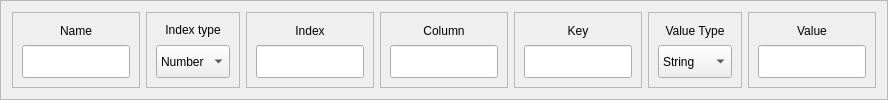
             <widget class="QFrame" name="frame_113">
              <property name="sizePolicy">
               <sizepolicy hsizetype="Preferred" vsizetype="Preferred">
                <horstretch>0</horstretch>
                <verstretch>2</verstretch>
               </sizepolicy>
              </property>
              <property name="frameShape">
               <enum>QFrame::StyledPanel</enum>
              </property>
              <property name="frameShadow">
               <enum>QFrame::Raised</enum>
              </property>
              <layout class="QHBoxLayout" name="horizontalLayout_28">
               <item>
                <widget class="QFrame" name="frame_114">
                 <property name="sizePolicy">
                  <sizepolicy hsizetype="Preferred" vsizetype="Preferred">
                   <horstretch>2</horstretch>
                   <verstretch>0</verstretch>
                  </sizepolicy>
                 </property>
                 <property name="frameShape">
                  <enum>QFrame::StyledPanel</enum>
                 </property>
                 <property name="frameShadow">
                  <enum>QFrame::Raised</enum>
                 </property>
                 <layout class="QVBoxLayout" name="verticalLayout_112">
                  <item>
                   <widget class="QLabel" name="label_107">
                    <property name="sizePolicy">
                     <sizepolicy hsizetype="Preferred" vsizetype="Preferred">
                      <horstretch>0</horstretch>
                      <verstretch>1</verstretch>
                     </sizepolicy>
                    </property>
                    <property name="text">
                     <string>Name</string>
                    </property>
                    <property name="textFormat">
                     <enum>Qt::AutoText</enum>
                    </property>
                    <property name="alignment">
                     <set>Qt::AlignCenter</set>
                    </property>
                   </widget>
                  </item>
                  <item>
                   <widget class="QLineEdit" name="lineEdit_76">
                    <property name="sizePolicy">
                     <sizepolicy hsizetype="Preferred" vsizetype="Preferred">
                      <horstretch>1</horstretch>
                      <verstretch>2</verstretch>
                     </sizepolicy>
                    </property>
                   </widget>
                  </item>
                 </layout>
                </widget>
               </item>
               <item>
                <widget class="QFrame" name="frame_115">
                 <property name="sizePolicy">
                  <sizepolicy hsizetype="Preferred" vsizetype="Preferred">
                   <horstretch>1</horstretch>
                   <verstretch>0</verstretch>
                  </sizepolicy>
                 </property>
                 <property name="frameShape">
                  <enum>QFrame::StyledPanel</enum>
                 </property>
                 <property name="frameShadow">
                  <enum>QFrame::Raised</enum>
                 </property>
                 <layout class="QVBoxLayout" name="verticalLayout_113">
                  <item>
                   <widget class="QLabel" name="label_108">
                    <property name="sizePolicy">
                     <sizepolicy hsizetype="Preferred" vsizetype="Preferred">
                      <horstretch>0</horstretch>
                      <verstretch>1</verstretch>
                     </sizepolicy>
                    </property>
                    <property name="text">
                     <string>&lt;html&gt;&lt;head/&gt;&lt;body&gt;&lt;p&gt;&lt;span style=&quot; font-size:9pt;&quot;&gt;Index type&lt;/span&gt;&lt;/p&gt;&lt;/body&gt;&lt;/html&gt;</string>
                    </property>
                    <property name="textFormat">
                     <enum>Qt::AutoText</enum>
                    </property>
                    <property name="alignment">
                     <set>Qt::AlignCenter</set>
                    </property>
                   </widget>
                  </item>
                  <item>
                   <widget class="QComboBox" name="comboBox_32">
                    <property name="sizePolicy">
                     <sizepolicy hsizetype="Preferred" vsizetype="Preferred">
                      <horstretch>1</horstretch>
                      <verstretch>2</verstretch>
                     </sizepolicy>
                    </property>
                    <item>
                     <property name="text">
                      <string>Number</string>
                     </property>
                    </item>
                    <item>
                     <property name="text">
                      <string>Array</string>
                     </property>
                    </item>
                   </widget>
                  </item>
                 </layout>
                </widget>
               </item>
               <item>
                <widget class="QFrame" name="frame_116">
                 <property name="sizePolicy">
                  <sizepolicy hsizetype="Preferred" vsizetype="Preferred">
                   <horstretch>2</horstretch>
                   <verstretch>0</verstretch>
                  </sizepolicy>
                 </property>
                 <property name="frameShape">
                  <enum>QFrame::StyledPanel</enum>
                 </property>
                 <property name="frameShadow">
                  <enum>QFrame::Raised</enum>
                 </property>
                 <layout class="QVBoxLayout" name="verticalLayout_114">
                  <item>
                   <widget class="QLabel" name="label_109">
                    <property name="sizePolicy">
                     <sizepolicy hsizetype="Preferred" vsizetype="Preferred">
                      <horstretch>0</horstretch>
                      <verstretch>1</verstretch>
                     </sizepolicy>
                    </property>
                    <property name="text">
                     <string>Index</string>
                    </property>
                    <property name="textFormat">
                     <enum>Qt::AutoText</enum>
                    </property>
                    <property name="alignment">
                     <set>Qt::AlignCenter</set>
                    </property>
                   </widget>
                  </item>
                  <item>
                   <widget class="QLineEdit" name="lineEdit_77">
                    <property name="sizePolicy">
                     <sizepolicy hsizetype="Expanding" vsizetype="Preferred">
                      <horstretch>1</horstretch>
                      <verstretch>2</verstretch>
                     </sizepolicy>
                    </property>
                   </widget>
                  </item>
                 </layout>
                </widget>
               </item>
               <item>
                <widget class="QFrame" name="frame_117">
                 <property name="sizePolicy">
                  <sizepolicy hsizetype="Preferred" vsizetype="Preferred">
                   <horstretch>2</horstretch>
                   <verstretch>0</verstretch>
                  </sizepolicy>
                 </property>
                 <property name="frameShape">
                  <enum>QFrame::StyledPanel</enum>
                 </property>
                 <property name="frameShadow">
                  <enum>QFrame::Raised</enum>
                 </property>
                 <layout class="QVBoxLayout" name="verticalLayout_115">
                  <item>
                   <widget class="QLabel" name="label_110">
                    <property name="sizePolicy">
                     <sizepolicy hsizetype="Preferred" vsizetype="Preferred">
                      <horstretch>0</horstretch>
                      <verstretch>1</verstretch>
                     </sizepolicy>
                    </property>
                    <property name="text">
                     <string>Column</string>
                    </property>
                    <property name="textFormat">
                     <enum>Qt::AutoText</enum>
                    </property>
                    <property name="alignment">
                     <set>Qt::AlignCenter</set>
                    </property>
                   </widget>
                  </item>
                  <item>
                   <widget class="QLineEdit" name="lineEdit_78">
                    <property name="sizePolicy">
                     <sizepolicy hsizetype="Expanding" vsizetype="Preferred">
                      <horstretch>1</horstretch>
                      <verstretch>2</verstretch>
                     </sizepolicy>
                    </property>
                   </widget>
                  </item>
                 </layout>
                </widget>
               </item>
               <item>
                <widget class="QFrame" name="frame_118">
                 <property name="sizePolicy">
                  <sizepolicy hsizetype="Preferred" vsizetype="Preferred">
                   <horstretch>2</horstretch>
                   <verstretch>0</verstretch>
                  </sizepolicy>
                 </property>
                 <property name="frameShape">
                  <enum>QFrame::StyledPanel</enum>
                 </property>
                 <property name="frameShadow">
                  <enum>QFrame::Raised</enum>
                 </property>
                 <layout class="QVBoxLayout" name="verticalLayout_116">
                  <item>
                   <widget class="QLabel" name="label_111">
                    <property name="sizePolicy">
                     <sizepolicy hsizetype="Preferred" vsizetype="Preferred">
                      <horstretch>0</horstretch>
                      <verstretch>1</verstretch>
                     </sizepolicy>
                    </property>
                    <property name="text">
                     <string>Key</string>
                    </property>
                    <property name="textFormat">
                     <enum>Qt::AutoText</enum>
                    </property>
                    <property name="alignment">
                     <set>Qt::AlignCenter</set>
                    </property>
                   </widget>
                  </item>
                  <item>
                   <widget class="QLineEdit" name="lineEdit_79">
                    <property name="sizePolicy">
                     <sizepolicy hsizetype="Preferred" vsizetype="Preferred">
                      <horstretch>1</horstretch>
                      <verstretch>2</verstretch>
                     </sizepolicy>
                    </property>
                   </widget>
                  </item>
                 </layout>
                </widget>
               </item>
               <item>
                <widget class="QFrame" name="frame_119">
                 <property name="sizePolicy">
                  <sizepolicy hsizetype="Preferred" vsizetype="Preferred">
                   <horstretch>1</horstretch>
                   <verstretch>0</verstretch>
                  </sizepolicy>
                 </property>
                 <property name="frameShape">
                  <enum>QFrame::StyledPanel</enum>
                 </property>
                 <property name="frameShadow">
                  <enum>QFrame::Raised</enum>
                 </property>
                 <layout class="QVBoxLayout" name="verticalLayout_117">
                  <item>
                   <widget class="QLabel" name="label_112">
                    <property name="sizePolicy">
                     <sizepolicy hsizetype="Preferred" vsizetype="Preferred">
                      <horstretch>0</horstretch>
                      <verstretch>1</verstretch>
                     </sizepolicy>
                    </property>
                    <property name="text">
                     <string>Value Type</string>
                    </property>
                    <property name="textFormat">
                     <enum>Qt::AutoText</enum>
                    </property>
                    <property name="alignment">
                     <set>Qt::AlignCenter</set>
                    </property>
                   </widget>
                  </item>
                  <item>
                   <widget class="QComboBox" name="comboBox_33">
                    <property name="sizePolicy">
                     <sizepolicy hsizetype="Preferred" vsizetype="Preferred">
                      <horstretch>1</horstretch>
                      <verstretch>2</verstretch>
                     </sizepolicy>
                    </property>
                    <item>
                     <property name="text">
                      <string>String</string>
                     </property>
                    </item>
                    <item>
                     <property name="text">
                      <string>Number</string>
                     </property>
                    </item>
                   </widget>
                  </item>
                 </layout>
                </widget>
               </item>
               <item>
                <widget class="QFrame" name="frame_120">
                 <property name="sizePolicy">
                  <sizepolicy hsizetype="Preferred" vsizetype="Preferred">
                   <horstretch>2</horstretch>
                   <verstretch>0</verstretch>
                  </sizepolicy>
                 </property>
                 <property name="frameShape">
                  <enum>QFrame::StyledPanel</enum>
                 </property>
                 <property name="frameShadow">
                  <enum>QFrame::Raised</enum>
                 </property>
                 <layout class="QVBoxLayout" name="verticalLayout_118">
                  <item>
                   <widget class="QLabel" name="label_113">
                    <property name="sizePolicy">
                     <sizepolicy hsizetype="Preferred" vsizetype="Preferred">
                      <horstretch>0</horstretch>
                      <verstretch>1</verstretch>
                     </sizepolicy>
                    </property>
                    <property name="text">
                     <string>Value</string>
                    </property>
                    <property name="textFormat">
                     <enum>Qt::AutoText</enum>
                    </property>
                    <property name="alignment">
                     <set>Qt::AlignCenter</set>
                    </property>
                   </widget>
                  </item>
                  <item>
                   <widget class="QLineEdit" name="lineEdit_80">
                    <property name="sizePolicy">
                     <sizepolicy hsizetype="Preferred" vsizetype="Preferred">
                      <horstretch>1</horstretch>
                      <verstretch>2</verstretch>
                     </sizepolicy>
                    </property>
                   </widget>
                  </item>
                 </layout>
                </widget>
               </item>
              </layout>
             </widget>
